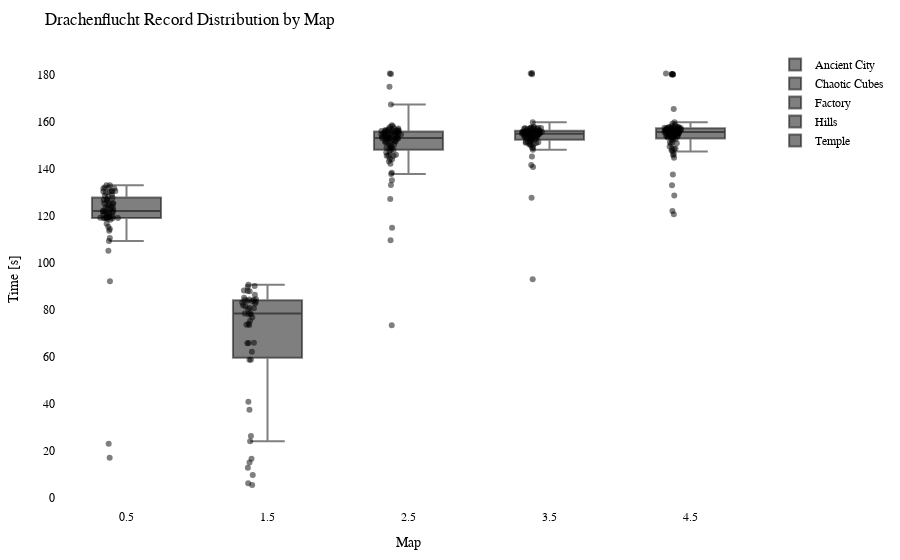

Notebook code for this chart:
### Code cell
import plotly.graph_objects as go
import plotly.io as pio

df = getRecordsDataframe(minigame="Drachenflucht")

# Calculate the offset for centering the data points
num_columns = len(df.columns)
offset = 0.5

# Create a Swarm plot using Plotly
fig = go.Figure()

for i, column in enumerate(df.columns):
    x_values = [i + offset] * len(df[column])  # Adjust x-values with offset for horizontal centering
    fig.add_trace(go.Box(x=x_values,
                         y=df[column],
                         name=column,
                         boxpoints='all',
                         pointpos=-0.5,  # Adjust point position to prevent overlapping
                         marker=dict(color='rgba(0,0,0,0.5)', size=6),  # Adjust marker color and size
                         hovertext=df.index,
                         hoverinfo='text+y'))

fig.update_layout(title="Drachenflucht Record Distribution by Map",
                  xaxis=dict(title="Map"),
                  yaxis=dict(title="Time [s]"),
                  showlegend=True,
                  font=dict(family="Arial", size=12, color="black"),  # Customize font
                  plot_bgcolor="white",  # Set background color
                  margin=dict(l=50, r=50, t=50, b=50),  # Adjust margins for better layout
                  )

pio.show(fig)

pio.write_html(fig, "out/drache_swarm_plot.html")

### Figure 1 — Plotly figure (JSON) as saved in the notebook; plotly's stock layout.template omitted (floating-point values rounded to 4 significant figures)
{"data": [{"boxpoints": "all", "hoverinfo": "text+y", "hovertext": ["agowskyy", "Anni808", "Axollotel", "BacardiSprite", "bawskey", "BearchenGott", "BusinessBent", "byTobi", "cediiiiii_10", "Chander24", "Chrisi20101", "crocodile1870", "cxl1lo", "DarkCobweb", "DerBaumIstDerWeg", "Ex4cted", "Falke23_5", "Feinberg", "Fflopse", "ForceFox", "Freeeedom", "frutigall", "GeneralEnte06", "Gerrygames", "Gobo9", "GrafikKatze", "Grapfen", "H1ghsay", "h4nnes", "Harold_Sensemann", "HerrDante", "Jan2220", "JennieKim", "jimmi1410", "JOW23", "Joy_8oy", "JustK1lling", "KakaMC", "Kanickelul", "Kokochampi", "Kokochampo", "Kyuudo", "LeWi_100", "Livgo", "lizsyy", "LordAlexos", "Lubotter2009", "Luis_XYZ", "marbrueck", "Martomias", "Mincheeen", "MrNulfred", "Nexilus", "Ninivee", "officialryzon", "Oronor", "PedroZockt", "Picutar", "PixlNight", "PolizeiDreamy", "Radattel", "Raefinzs", "Ritokii", "rXzEr_Justin", "Sackkerl", "schmaarek", "Sebi1801", "Seemops_8", "Sey__", "SpeckyCut", "StaudammAusHolz", "Tomiokey", "tsuneee", "twitchparaskiill", "Umgfoin", "WirdNichtGeladen", "Wissender", "xBaumeisterin", "xX_Dima_ggg_Xx6", "xX_Masha_ggg_Xx9", "ymq_", "yzvm", "zTotito", "_n3d", "_Waldi_"], "marker": {"color": "rgba(0,0,0,0.5)", "size": 6}, "name": "Ancient City", "pointpos": -0.5, "type": "box", "x": [0.5, 0.5, 0.5, 0.5, 0.5, 0.5, 0.5, 0.5, 0.5, 0.5, 0.5, 0.5, 0.5, 0.5, 0.5, 0.5, 0.5, 0.5, 0.5, 0.5, 0.5, 0.5, 0.5, 0.5, 0.5, 0.5, 0.5, 0.5, 0.5, 0.5, 0.5, 0.5, 0.5, 0.5, 0.5, 0.5, 0.5, 0.5, 0.5, 0.5, 0.5, 0.5, 0.5, 0.5, 0.5, 0.5, 0.5, 0.5, 0.5, 0.5, 0.5, 0.5, 0.5, 0.5, 0.5, 0.5, 0.5, 0.5, 0.5, 0.5, 0.5, 0.5, 0.5, 0.5, 0.5, 0.5, 0.5, 0.5, 0.5, 0.5, 0.5, 0.5, 0.5, 0.5, 0.5, 0.5, 0.5, 0.5, 0.5, 0.5, 0.5, 0.5, 0.5, 0.5, 0.5], "y": [null, 118.9, null, null, null, null, 123.2, 124.4, 133.0, 23.01, 109.2, 127.6, 110.5, 128.1, null, 129.8, null, 123.9, 130.2, 126.7, 121.6, null, 123.6, 131.6, 133.0, 120.7, 130.5, null, 125.6, 121.8, 131.9, 125.1, 114.3, null, 131.6, null, 115.3, 130.5, 122.1, 119.6, 118.9, 118.7, 125.3, 119.1, 130.2, 127.0, 119.8, 17.04, 122.0, 123.0, null, null, 113.6, 118.3, null, 125.3, 131.9, null, 130.2, 119.2, null, 105.0, 121.7, 123.4, null, 120.4, null, null, 128.5, 119.3, 121.5, 116.6, null, 121.0, 119.6, 129.0, null, 118.9, 119.1, null, 119.0, null, 92.11, 126.4, null]}, {"boxpoints": "all", "hoverinfo": "text+y", "hovertext": ["agowskyy", "Anni808", "Axollotel", "BacardiSprite", "bawskey", "BearchenGott", "BusinessBent", "byTobi", "cediiiiii_10", "Chander24", "Chrisi20101", "crocodile1870", "cxl1lo", "DarkCobweb", "DerBaumIstDerWeg", "Ex4cted", "Falke23_5", "Feinberg", "Fflopse", "ForceFox", "Freeeedom", "frutigall", "GeneralEnte06", "Gerrygames", "Gobo9", "GrafikKatze", "Grapfen", "H1ghsay", "h4nnes", "Harold_Sensemann", "HerrDante", "Jan2220", "JennieKim", "jimmi1410", "JOW23", "Joy_8oy", "JustK1lling", "KakaMC", "Kanickelul", "Kokochampi", "Kokochampo", "Kyuudo", "LeWi_100", "Livgo", "lizsyy", "LordAlexos", "Lubotter2009", "Luis_XYZ", "marbrueck", "Martomias", "Mincheeen", "MrNulfred", "Nexilus", "Ninivee", "officialryzon", "Oronor", "PedroZockt", "Picutar", "PixlNight", "PolizeiDreamy", "Radattel", "Raefinzs", "Ritokii", "rXzEr_Justin", "Sackkerl", "schmaarek", "Sebi1801", "Seemops_8", "Sey__", "SpeckyCut", "StaudammAusHolz", "Tomiokey", "tsuneee", "twitchparaskiill", "Umgfoin", "WirdNichtGeladen", "Wissender", "xBaumeisterin", "xX_Dima_ggg_Xx6", "xX_Masha_ggg_Xx9", "ymq_", "yzvm", "zTotito", "_n3d", "_Waldi_"], "marker": {"color": "rgba(0,0,0,0.5)", "size": 6}, "name": "Chaotic Cubes", "pointpos": -0.5, "type": "box", "x": [1.5, 1.5, 1.5, 1.5, 1.5, 1.5, 1.5, 1.5, 1.5, 1.5, 1.5, 1.5, 1.5, 1.5, 1.5, 1.5, 1.5, 1.5, 1.5, 1.5, 1.5, 1.5, 1.5, 1.5, 1.5, 1.5, 1.5, 1.5, 1.5, 1.5, 1.5, 1.5, 1.5, 1.5, 1.5, 1.5, 1.5, 1.5, 1.5, 1.5, 1.5, 1.5, 1.5, 1.5, 1.5, 1.5, 1.5, 1.5, 1.5, 1.5, 1.5, 1.5, 1.5, 1.5, 1.5, 1.5, 1.5, 1.5, 1.5, 1.5, 1.5, 1.5, 1.5, 1.5, 1.5, 1.5, 1.5, 1.5, 1.5, 1.5, 1.5, 1.5, 1.5, 1.5, 1.5, 1.5, 1.5, 1.5, 1.5, 1.5, 1.5, 1.5, 1.5, 1.5, 1.5], "y": [null, null, null, null, null, 73.5, 80.69, 78.46, null, 78.34, 65.68, 65.96, 24.07, 88.2, null, 89.75, 85.05, null, 80.18, 9.703, null, 37.45, 74.07, 83.8, 84.36, null, 87.91, null, 84.45, 81.52, 90.12, 82.61, null, null, 84.2, 5.38, 12.8, 86.31, 15.01, 16.62, null, null, 87.89, null, 77.91, null, 26.21, null, 78.1, null, null, null, 80.65, 58.76, null, null, 90.6, null, 83.02, 65.86, null, 40.81, 83.72, null, null, 62.16, null, 83.36, null, 84.15, null, null, null, 81.9, null, null, 58.7, 75.34, null, null, null, null, 73.57, 6.115, 76.69]}, {"boxpoints": "all", "hoverinfo": "text+y", "hovertext": ["agowskyy", "Anni808", "Axollotel", "BacardiSprite", "bawskey", "BearchenGott", "BusinessBent", "byTobi", "cediiiiii_10", "Chander24", "Chrisi20101", "crocodile1870", "cxl1lo", "DarkCobweb", "DerBaumIstDerWeg", "Ex4cted", "Falke23_5", "Feinberg", "Fflopse", "ForceFox", "Freeeedom", "frutigall", "GeneralEnte06", "Gerrygames", "Gobo9", "GrafikKatze", "Grapfen", "H1ghsay", "h4nnes", "Harold_Sensemann", "HerrDante", "Jan2220", "JennieKim", "jimmi1410", "JOW23", "Joy_8oy", "JustK1lling", "KakaMC", "Kanickelul", "Kokochampi", "Kokochampo", "Kyuudo", "LeWi_100", "Livgo", "lizsyy", "LordAlexos", "Lubotter2009", "Luis_XYZ", "marbrueck", "Martomias", "Mincheeen", "MrNulfred", "Nexilus", "Ninivee", "officialryzon", "Oronor", "PedroZockt", "Picutar", "PixlNight", "PolizeiDreamy", "Radattel", "Raefinzs", "Ritokii", "rXzEr_Justin", "Sackkerl", "schmaarek", "Sebi1801", "Seemops_8", "Sey__", "SpeckyCut", "StaudammAusHolz", "Tomiokey", "tsuneee", "twitchparaskiill", "Umgfoin", "WirdNichtGeladen", "Wissender", "xBaumeisterin", "xX_Dima_ggg_Xx6", "xX_Masha_ggg_Xx9", "ymq_", "yzvm", "zTotito", "_n3d", "_Waldi_"], "marker": {"color": "rgba(0,0,0,0.5)", "size": 6}, "name": "Factory", "pointpos": -0.5, "type": "box", "x": [2.5, 2.5, 2.5, 2.5, 2.5, 2.5, 2.5, 2.5, 2.5, 2.5, 2.5, 2.5, 2.5, 2.5, 2.5, 2.5, 2.5, 2.5, 2.5, 2.5, 2.5, 2.5, 2.5, 2.5, 2.5, 2.5, 2.5, 2.5, 2.5, 2.5, 2.5, 2.5, 2.5, 2.5, 2.5, 2.5, 2.5, 2.5, 2.5, 2.5, 2.5, 2.5, 2.5, 2.5, 2.5, 2.5, 2.5, 2.5, 2.5, 2.5, 2.5, 2.5, 2.5, 2.5, 2.5, 2.5, 2.5, 2.5, 2.5, 2.5, 2.5, 2.5, 2.5, 2.5, 2.5, 2.5, 2.5, 2.5, 2.5, 2.5, 2.5, 2.5, 2.5, 2.5, 2.5, 2.5, 2.5, 2.5, 2.5, 2.5, 2.5, 2.5, 2.5, 2.5, 2.5], "y": [150.1, 155.1, 147.4, 142.1, 156.0, 155.8, 144.0, 152.2, 180.3, 151.7, 154.1, 154.8, 167.2, 150.3, 152.9, 156.5, 145.9, null, 157.2, 133.0, 156.5, 152.8, 157.1, 114.8, 156.0, 127.1, 154.2, 180.5, 151.6, 138.3, 153.1, 154.4, 145.5, 153.7, 148.8, 158.1, 149.7, 153.1, null, 146.1, 145.5, 154.5, 154.7, 151.2, 156.4, 157.1, 156.4, 143.2, 152.6, 155.8, 152.9, 158.5, 154.5, 148.1, 156.0, 146.8, 157.7, 155.0, 152.7, 109.5, 152.9, 135.0, 73.42, 144.1, 151.5, 156.2, null, 154.3, 155.9, 147.9, 137.7, 153.7, 155.6, 149.0, 153.5, 150.8, 148.8, 154.9, 153.6, 153.9, 174.8, 155.9, 145.5, 152.6, 151.1]}, {"boxpoints": "all", "hoverinfo": "text+y", "hovertext": ["agowskyy", "Anni808", "Axollotel", "BacardiSprite", "bawskey", "BearchenGott", "BusinessBent", "byTobi", "cediiiiii_10", "Chander24", "Chrisi20101", "crocodile1870", "cxl1lo", "DarkCobweb", "DerBaumIstDerWeg", "Ex4cted", "Falke23_5", "Feinberg", "Fflopse", "ForceFox", "Freeeedom", "frutigall", "GeneralEnte06", "Gerrygames", "Gobo9", "GrafikKatze", "Grapfen", "H1ghsay", "h4nnes", "Harold_Sensemann", "HerrDante", "Jan2220", "JennieKim", "jimmi1410", "JOW23", "Joy_8oy", "JustK1lling", "KakaMC", "Kanickelul", "Kokochampi", "Kokochampo", "Kyuudo", "LeWi_100", "Livgo", "lizsyy", "LordAlexos", "Lubotter2009", "Luis_XYZ", "marbrueck", "Martomias", "Mincheeen", "MrNulfred", "Nexilus", "Ninivee", "officialryzon", "Oronor", "PedroZockt", "Picutar", "PixlNight", "PolizeiDreamy", "Radattel", "Raefinzs", "Ritokii", "rXzEr_Justin", "Sackkerl", "schmaarek", "Sebi1801", "Seemops_8", "Sey__", "SpeckyCut", "StaudammAusHolz", "Tomiokey", "tsuneee", "twitchparaskiill", "Umgfoin", "WirdNichtGeladen", "Wissender", "xBaumeisterin", "xX_Dima_ggg_Xx6", "xX_Masha_ggg_Xx9", "ymq_", "yzvm", "zTotito", "_n3d", "_Waldi_"], "marker": {"color": "rgba(0,0,0,0.5)", "size": 6}, "name": "Hills", "pointpos": -0.5, "type": "box", "x": [3.5, 3.5, 3.5, 3.5, 3.5, 3.5, 3.5, 3.5, 3.5, 3.5, 3.5, 3.5, 3.5, 3.5, 3.5, 3.5, 3.5, 3.5, 3.5, 3.5, 3.5, 3.5, 3.5, 3.5, 3.5, 3.5, 3.5, 3.5, 3.5, 3.5, 3.5, 3.5, 3.5, 3.5, 3.5, 3.5, 3.5, 3.5, 3.5, 3.5, 3.5, 3.5, 3.5, 3.5, 3.5, 3.5, 3.5, 3.5, 3.5, 3.5, 3.5, 3.5, 3.5, 3.5, 3.5, 3.5, 3.5, 3.5, 3.5, 3.5, 3.5, 3.5, 3.5, 3.5, 3.5, 3.5, 3.5, 3.5, 3.5, 3.5, 3.5, 3.5, 3.5, 3.5, 3.5, 3.5, 3.5, 3.5, 3.5, 3.5, 3.5, 3.5, 3.5, 3.5, 3.5], "y": [155.7, 155.2, 152.6, 156.8, 152, 156.1, 153.3, 151.9, 156.3, 151.2, 153.8, 152.4, 154.9, 145.1, 154.8, 180.1, 151.0, null, 157.1, 149.1, 156.8, 153.6, 154.9, null, 157.5, 141.5, 155.9, 154.7, 154.5, 140.7, 157.0, 154.9, 154.1, 151.5, 155.6, 153.7, 156.3, 154.7, 92.91, 150.2, 149.8, 155.7, 157.3, 152.8, 156.9, 153.0, 155.0, 151.5, 151.0, 156.2, 154.9, 180.5, 148.8, 153.7, 157.4, 155.2, 180.7, 155.8, 159.7, 153.3, 150.4, 152.7, null, 151.2, 156.2, 156.1, null, 154.1, 157.4, 127.7, 148.1, 155.5, 155.8, 152.8, 157.4, 155.3, 153.7, 157.3, 154.6, 155.6, 155.0, 154.7, 150.4, 157.9, 155.1]}, {"boxpoints": "all", "hoverinfo": "text+y", "hovertext": ["agowskyy", "Anni808", "Axollotel", "BacardiSprite", "bawskey", "BearchenGott", "BusinessBent", "byTobi", "cediiiiii_10", "Chander24", "Chrisi20101", "crocodile1870", "cxl1lo", "DarkCobweb", "DerBaumIstDerWeg", "Ex4cted", "Falke23_5", "Feinberg", "Fflopse", "ForceFox", "Freeeedom", "frutigall", "GeneralEnte06", "Gerrygames", "Gobo9", "GrafikKatze", "Grapfen", "H1ghsay", "h4nnes", "Harold_Sensemann", "HerrDante", "Jan2220", "JennieKim", "jimmi1410", "JOW23", "Joy_8oy", "JustK1lling", "KakaMC", "Kanickelul", "Kokochampi", "Kokochampo", "Kyuudo", "LeWi_100", "Livgo", "lizsyy", "LordAlexos", "Lubotter2009", "Luis_XYZ", "marbrueck", "Martomias", "Mincheeen", "MrNulfred", "Nexilus", "Ninivee", "officialryzon", "Oronor", "PedroZockt", "Picutar", "PixlNight", "PolizeiDreamy", "Radattel", "Raefinzs", "Ritokii", "rXzEr_Justin", "Sackkerl", "schmaarek", "Sebi1801", "Seemops_8", "Sey__", "SpeckyCut", "StaudammAusHolz", "Tomiokey", "tsuneee", "twitchparaskiill", "Umgfoin", "WirdNichtGeladen", "Wissender", "xBaumeisterin", "xX_Dima_ggg_Xx6", "xX_Masha_ggg_Xx9", "ymq_", "yzvm", "zTotito", "_n3d", "_Waldi_"], "marker": {"color": "rgba(0,0,0,0.5)", "size": 6}, "name": "Temple", "pointpos": -0.5, "type": "box", "x": [4.5, 4.5, 4.5, 4.5, 4.5, 4.5, 4.5, 4.5, 4.5, 4.5, 4.5, 4.5, 4.5, 4.5, 4.5, 4.5, 4.5, 4.5, 4.5, 4.5, 4.5, 4.5, 4.5, 4.5, 4.5, 4.5, 4.5, 4.5, 4.5, 4.5, 4.5, 4.5, 4.5, 4.5, 4.5, 4.5, 4.5, 4.5, 4.5, 4.5, 4.5, 4.5, 4.5, 4.5, 4.5, 4.5, 4.5, 4.5, 4.5, 4.5, 4.5, 4.5, 4.5, 4.5, 4.5, 4.5, 4.5, 4.5, 4.5, 4.5, 4.5, 4.5, 4.5, 4.5, 4.5, 4.5, 4.5, 4.5, 4.5, 4.5, 4.5, 4.5, 4.5, 4.5, 4.5, 4.5, 4.5, 4.5, 4.5, 4.5, 4.5, 4.5, 4.5, 4.5, 4.5], "y": [155.5, 157.1, 153.3, 155.1, 156.8, 157.0, 144.7, 157.5, 158.0, 155.9, 180.5, 180.1, 156.0, 153.7, 155.2, 157.5, 152.5, 120.6, 156.9, 151.2, 180.1, 159.8, 180.2, 149.4, 158.0, 153.7, 155.6, 157.7, 152.5, 148.4, 155.9, 155.7, 155.6, 146.2, 165.4, 156.5, 133.0, 155.6, 128.5, 150.5, 156.9, 156.3, 155.1, 159.1, 180.1, 152.2, 153.2, 145.7, 147.3, 155.1, 156.7, 151.0, 153.6, 153.9, 154.7, 137.5, 157.8, 157.4, 156.2, 154.6, 148.6, 153.3, 150.8, 154.7, 156.5, 157.3, null, 153.8, 157.2, 122.0, 154.0, 154.6, 155.9, 155.7, 158.5, 155.1, 154.0, 157.4, 153.5, 148.5, 157.6, 156.4, 147.8, 156.8, 180.2]}], "layout": {"font": {"color": "black", "family": "Arial", "size": 12}, "margin": {"b": 50, "l": 50, "r": 50, "t": 50}, "plot_bgcolor": "white", "showlegend": true, "title": {"text": "Drachenflucht Record Distribution by Map"}, "xaxis": {"title": {"text": "Map"}}, "yaxis": {"title": {"text": "Time [s]"}}}}
